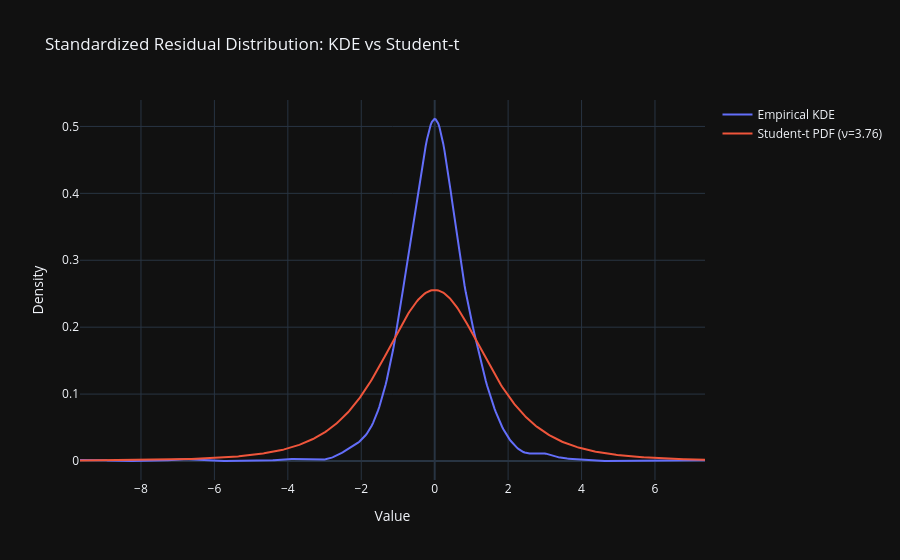

Notebook code cell kept with this figure:
### Code cell
nvo_z_values = output["NVO"]["past_z_values"]
nvo_nu = output["NVO"]["nu"]
diagnose_z_values(nvo_z_values, nvo_nu)

### Figure 1 — Plotly figure (JSON) as saved in the notebook; plotly's stock layout.template omitted (floating-point values rounded to 4 significant figures; data arrays with more than 128 entries replaced by an {"elided": "..."} marker saying what was removed)
{"data": [{"mode": "lines", "name": "Empirical KDE", "x": {"elided": "500 float values"}, "y": {"elided": "500 float values"}, "type": "scatter"}, {"mode": "lines", "name": "Student-t PDF (ν=3.76)", "x": {"elided": "500 float values"}, "y": {"elided": "500 float values"}, "type": "scatter"}], "layout": {"title": {"text": "Standardized Residual Distribution: KDE vs Student-t"}, "xaxis": {"title": {"text": "Value"}}, "yaxis": {"title": {"text": "Density"}}}}
